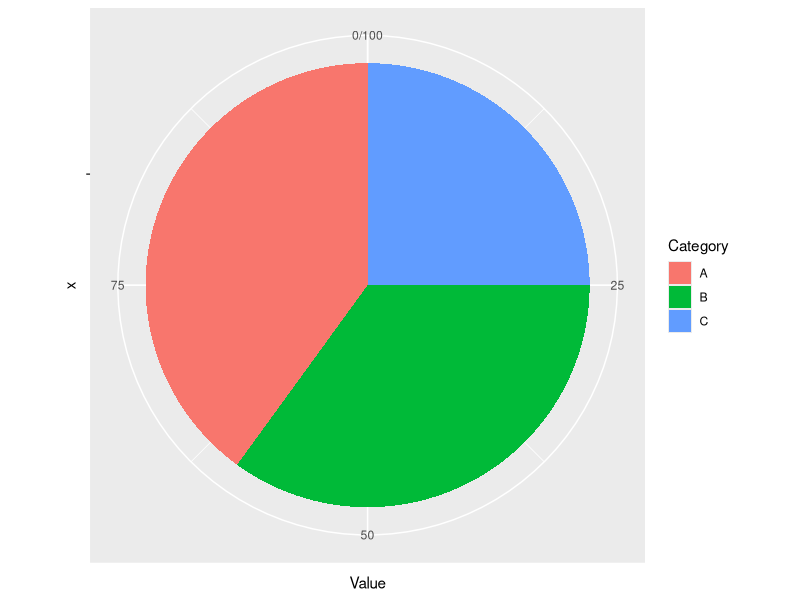

Recreate this plot in R.
library(dplyr)

prop_df <- data.frame(
  Category = c("A", "B", "C"),
  Value = c(40, 35, 25)
)

sub_df <- data.frame(
  Category = rep(c("A", "B", "C"), each = 2),
  Subcategory = rep(c("X", "Y"), 3),
  Value = c(20, 20, 15, 20, 10, 15)
)
library(ggplot2)

ggplot(prop_df, aes(x = "", y = Value, fill = Category)) +
  geom_bar(stat = "identity", width = 1) +
  coord_polar("y")
